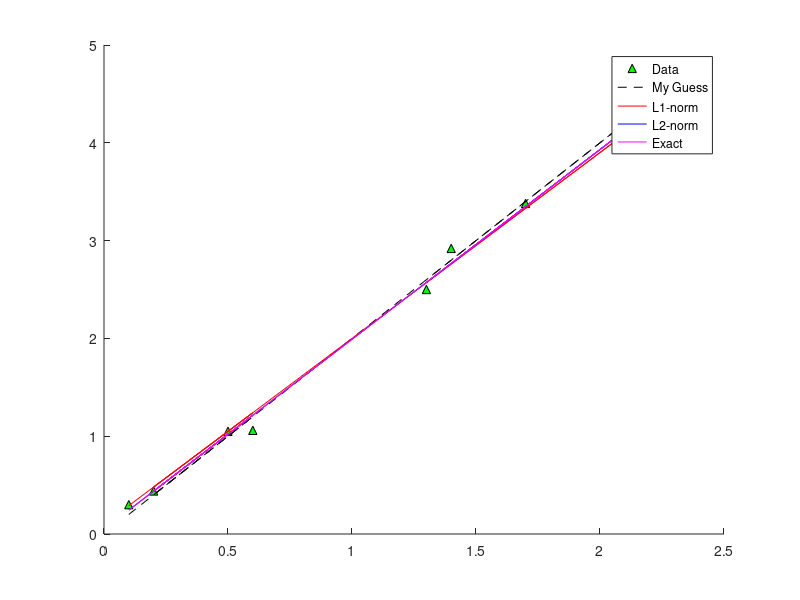

Source code (MATLAB):
%Matlab Practical 9
%Zach Vig

clear;
clearvars;
close all;

%q1.1
x = [0.1; 0.6; 0.2; 0.5; 1.4; 2.3; 1.7; 1.3];
y = [0.3; 1.06; 0.44; 1.05; 2.92; 4.47; 3.38; 2.5];

%q1.2
figure(1); hold on;
plot(x,y,'k^','MarkerFaceColor','green',"DisplayName","Data");

%q1.3
% m = [slope; y-intercept]
% Am = y

%my guess :)
A = [x,ones(length(x),1)]; m0 = [2; 0];
plot(x,A*m0,"DisplayName","My Guess","Color","Black","LineStyle","--");

%q1.4
%{
    A is an 8 by 2 matrix, meaning we have 8 data points to determine 2 parameters (slope, y-intercept). This means that the problem is overdetermined.
%}

%q1.6
misfitL1 = @(m)sum(abs(A*m-y));
m1 = fminsearch(misfitL1,m0);
plot(x,A*m1,"DisplayName","L1-norm","Color","Red");

%q1.5
misfitL2 = @(m)sum((A*m-y) .^ 2);
m2 = fminsearch(misfitL2,m0);
plot(x,A*m2,"DisplayName","L2-norm","Color","Blue");

%q1.7
m3 = linsolve(A,y);
plot(x,A*m3,"DisplayName","Exact","Color","magenta");

legend();

%q1




